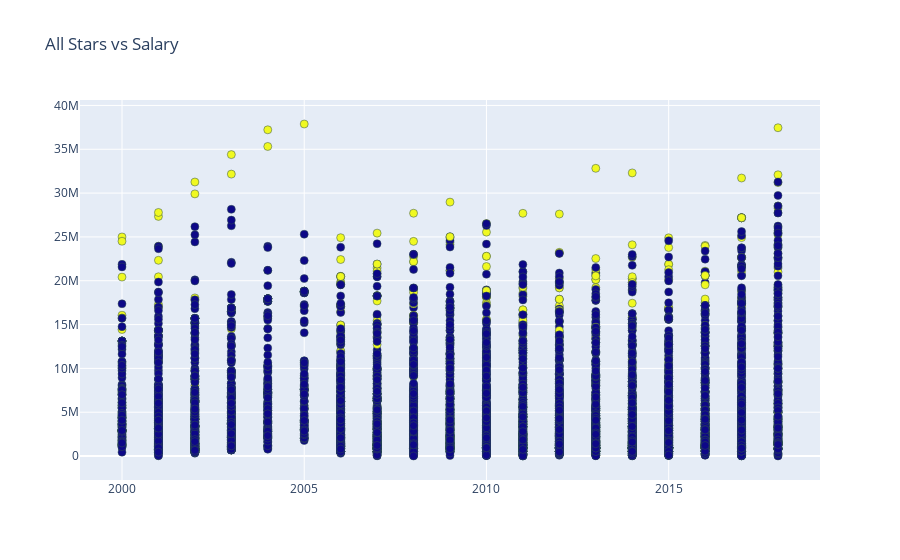

The notebook cell saved with this chart:
### Code cell
fig = go.Figure(data=go.Scatter(x=all_data['Year'],
                                y=all_data['Inflation'],
                                mode='markers',
                                marker_color=all_data['Selected?'],
                                text=all_data['Player'])) 

fig.update_traces(marker=dict(size=8,
                              line=dict(width=.5,
                                        color='DarkSlateGrey')),
                  selector=dict(mode='markers'))

fig.update_layout(title='All Stars vs Salary')
fig.show()

fig.write_html("plotly.html")

### Figure 1 — Plotly figure (JSON) as saved in the notebook; plotly's stock layout.template omitted (floating-point values rounded to 4 significant figures; data arrays with more than 128 entries replaced by an {"elided": "..."} marker saying what was removed)
{"data": [{"marker": {"color": {"elided": "6033 int values"}, "line": {"color": "DarkSlateGrey", "width": 0.5}, "size": 8}, "mode": "markers", "text": {"elided": "6033 str values"}, "type": "scatter", "x": {"elided": "6033 int values"}, "y": {"elided": "6033 int values"}}], "layout": {"title": {"text": "All Stars vs Salary"}}}
